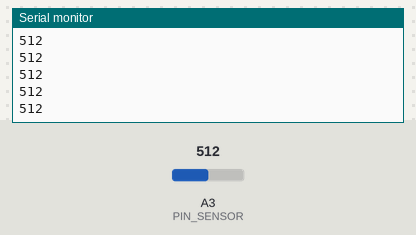
This sketch was run on a simulated Arduino Uno, built with avr-gcc and run on an emulated ATmega328P. Shown: the last lines printed to the serial monitor. Inputs (shaded band) come from the test bench; at power-on: A3 (PIN_SENSOR) = 512.

Above: at 1.2 s.
1.3 s: A3 (PIN_SENSOR) set to 716
At 1.9 s:
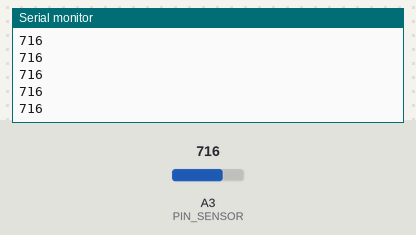
2.8 s: A3 (PIN_SENSOR) set to 900
At 3.6 s:
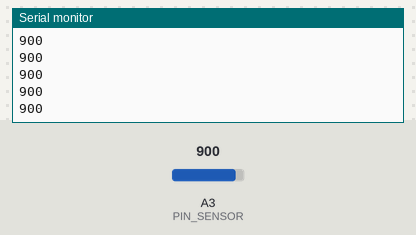
Timing chart, 0 to 5.8 s (numbered marks = the images above; inputs shaded):
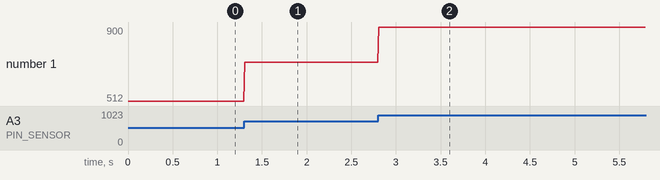

Measured:
- after the input at 1.3 s, the serial monitor: prints a new line at once (image 1)
- after the input at 2.8 s, the serial monitor: prints a new line at once (image 2)
- plotted number 1: 512 → 716 after the input at 1.3 s, 716 → 900 after the input at 2.8 s

The sketch:

soil-sensor-test-voltage-devider.ino
```cpp
#define PIN_SENSOR A3
#define SERIAL_SPEED 57600

void setup() {
  pinMode(PIN_SENSOR, INPUT);
  Serial.begin(SERIAL_SPEED);
}

void loop() {
  long sens = analogRead(PIN_SENSOR);
  Serial.println(sens);
  delay(10);
}
```
